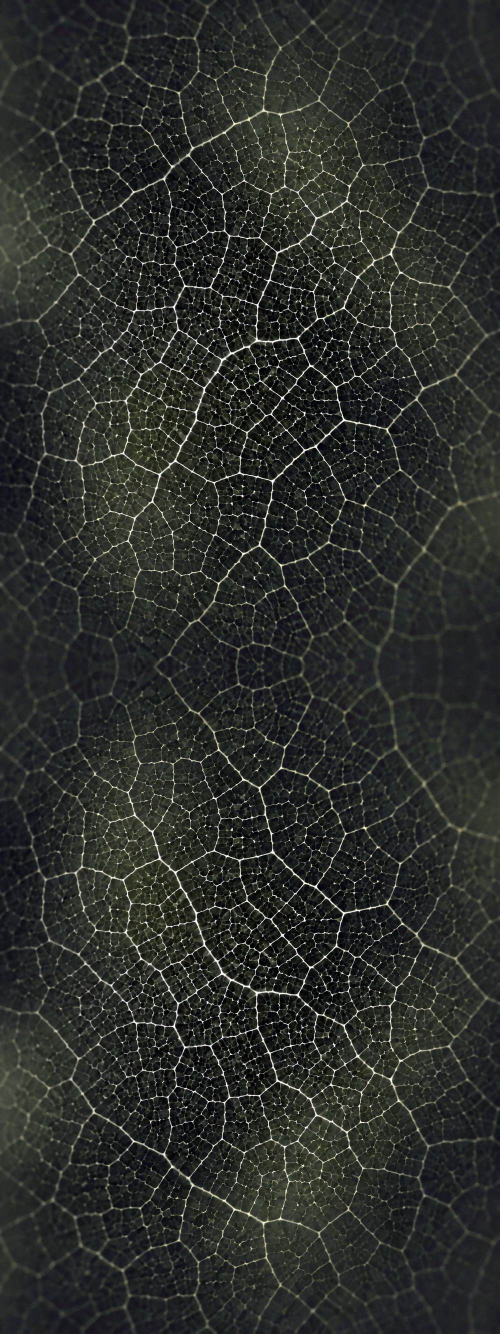
#> input picture src/assets/leaf-mesh.jpg, 1000 x 2667 px (shown at 1/2 size)
$ python fit-image.py ../src/assets/leaf-mesh.jpg ../src/assets/leaf-veins.jpg 5
#> lines starting #> are read from the running program, lines starting #| are printed output that depends on the picture
"""
Klargør et billede med gennemsigtig baggrund til appen: beskær til motivet, læg det midt i et
kvadrat med lidt luft, skalér til 320x320 og gem som komprimeret PNG — samme format som
public/images/exercises/.

    python3 scripts/fit-image.py <ind.png> <ud.png> [side=320]
"""
import sys
from PIL import Image

src, dst = sys.argv[1], sys.argv[2]
side = int(sys.argv[3]) if len(sys.argv) > 3 else 320

im = Image.open(src).convert("RGBA")
bbox = im.getchannel("A").getbbox() or (0, 0, *im.size)
#> bbox = (0, 0, 1000, 2667)
im = im.crop(bbox)
canvas = int(max(im.size) * 1.06)
#> canvas = 2827
square = Image.new("RGBA", (canvas, canvas), (0, 0, 0, 0))
#> square: PIL image 2827x2827 RGBA; every value is 0
square.paste(im, ((canvas - im.width) // 2, (canvas - im.height) // 2))
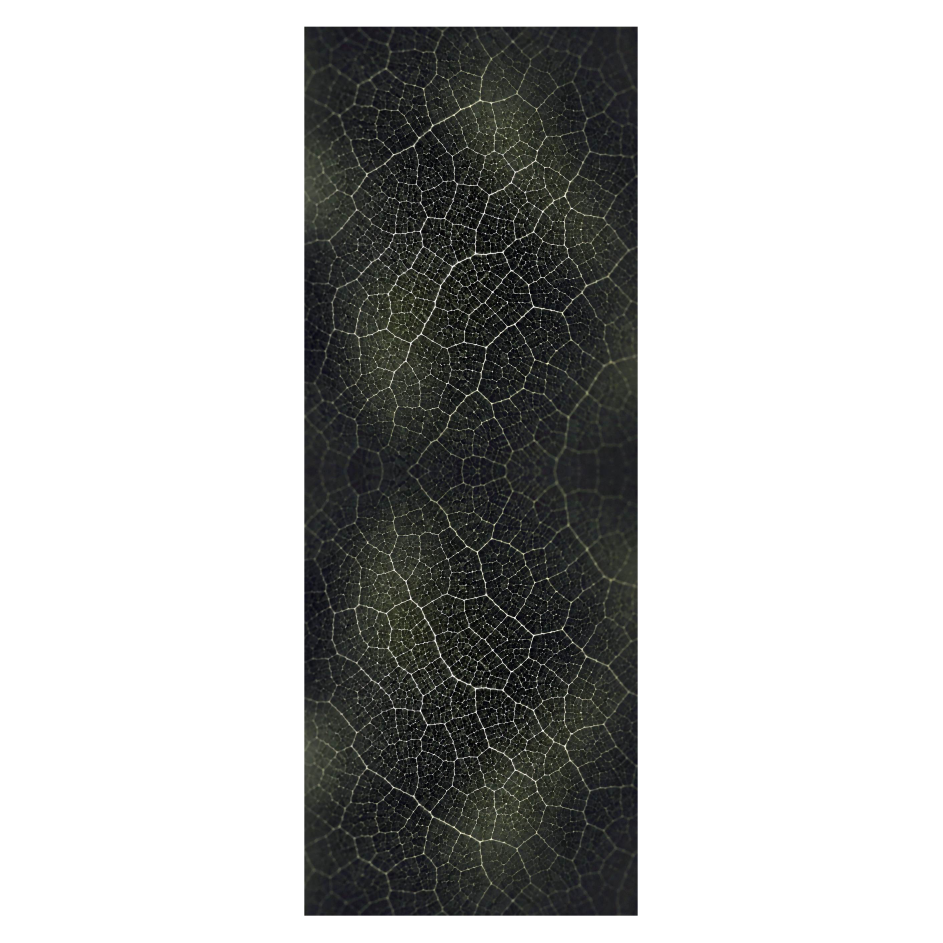
#> square: PIL image 2827x2827 RGBA (shown at 1/3 size); mean R, G, B, A 14.7, 15.4, 14.3, 85.1; transparent parts drawn white
square.resize((side, side), Image.LANCZOS).save(dst, optimize=True)
